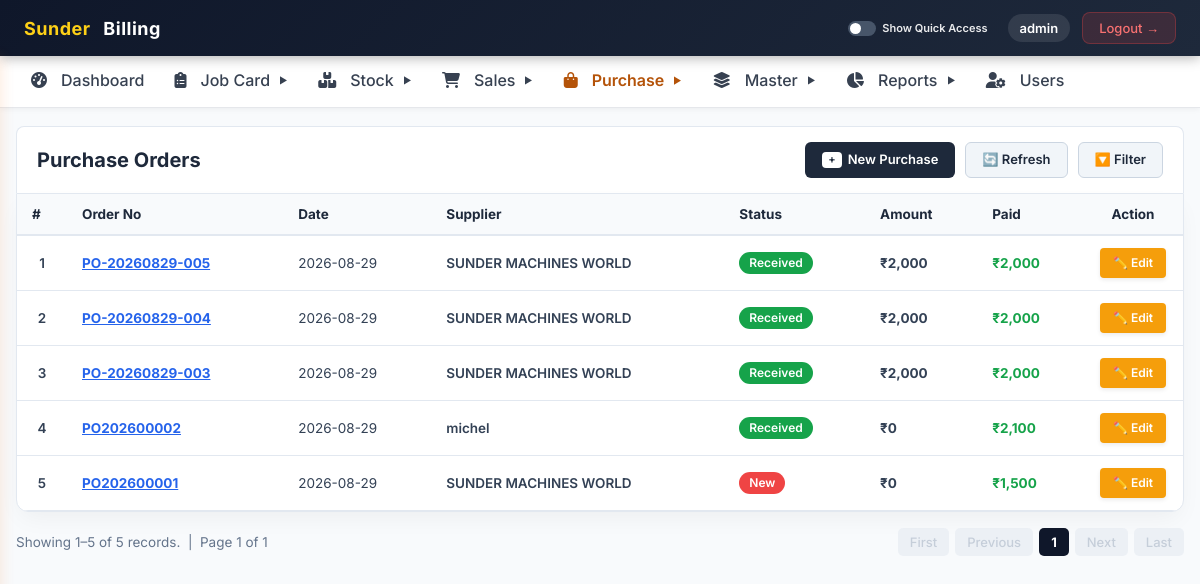
Screenshot of /purchase/purchase_list.php (signed in) with the database file from the repository.
### tables this page shows
CREATE TABLE `purchase` (
  `id` bigint NOT NULL AUTO_INCREMENT,
  `createdBy` varchar(255) DEFAULT NULL,
  `createdOn` datetime(6) DEFAULT NULL,
  `modifiedBy` varchar(255) DEFAULT NULL,
  `modifiedOn` datetime(6) DEFAULT NULL,
  `actualAmountSum` float NOT NULL,
  `orderDate` date DEFAULT NULL,
  `orderNo` varchar(255) DEFAULT NULL,
  `orderStatus` varchar(255) DEFAULT NULL,
  `paidAmountSum` float NOT NULL,
  `quoteAmountSum` float NOT NULL,
  `supplier` bigint DEFAULT NULL,
  PRIMARY KEY (`id`),
  KEY `FKikg2365x5p0ctt5j10o55mh6n` (`supplier`),
  CONSTRAINT `FKikg2365x5p0ctt5j10o55mh6n` FOREIGN KEY (`supplier`) REFERENCES `supplier` (`id`)
);

CREATE TABLE `supplier` (
  `id` bigint NOT NULL AUTO_INCREMENT,
  `createdBy` varchar(255) DEFAULT NULL,
  `createdOn` datetime(6) DEFAULT NULL,
  `modifiedBy` varchar(255) DEFAULT NULL,
  `modifiedOn` datetime(6) DEFAULT NULL,
  `active` bit(1) NOT NULL,
  `emailId` varchar(255) DEFAULT NULL,
  `name` varchar(255) DEFAULT NULL,
  `phoneNo1` varchar(255) DEFAULT NULL,
  `phoneNo2` varchar(255) DEFAULT NULL,
  `whatsAppNo` varchar(255) DEFAULT NULL,
  `address` bigint DEFAULT NULL,
  PRIMARY KEY (`id`),
  UNIQUE KEY `UK_od83j1diqux7fbobjyjddllvh` (`address`),
  CONSTRAINT `FK15ewpkpum7cnphgckhbpyfjo0` FOREIGN KEY (`address`) REFERENCES `address` (`id`)
);

### purchase/purchase_list.php (the view, shortened to what this page needs)
<?php require_once("../config/db.php"); ?>
<?php include("../includes/header.php"); ?>
<?php
$limit = 10;
$page = isset($_GET['page']) ? max(1, (int)$_GET['page']) : 1;
$offset = ($page - 1) * $limit;
$where = "WHERE 1=1";
$countRes = mysqli_query($conn, "SELECT COUNT(*) AS total FROM purchase p LEFT JOIN supplier s ON p.supplier = s.id $where");
$totalRows = (int)mysqli_fetch_assoc($countRes)['total'];
$totalPages = $totalRows > 0 ? ceil($totalRows / $limit) : 1;
$res = mysqli_query($conn, "SELECT p.*, s.name as supplierName FROM purchase p LEFT JOIN supplier s ON p.supplier = s.id $where ORDER BY p.id DESC LIMIT $limit OFFSET $offset");
$queryParams = $_GET;
unset($queryParams['page']);
$queryString = http_build_query($queryParams);
?>
<div class="erp-container">
    <div class="erp-header-bar">
        <div class="erp-header-title">Purchase Orders</div>
        <div class="erp-header-actions">
            <a href="create.php" class="btn-erp btn-erp-new">
                <span style="background: #ffffff; color: #1e293b; padding: 1px 6px; border-radius: 4px; font-size: 11px;">+</span> New Purchase
            </a>
            <a href="javascript:void(0)" onclick="location.reload()" class="btn-erp btn-erp-secondary">
                🔄 Refresh
            </a>
            <a href="javascript:void(0)" onclick="document.getElementById('purchaseFilter').style.display = document.getElementById('purchaseFilter').style.display === 'none' ? 'block' : 'none'" class="btn-erp btn-erp-secondary">
                🔽 Filter
            </a>
        </div>
    </div>
    <div class="erp-table-box">
        <table class="erp-table">
            <thead>
                <tr>
                    <th style="width:50px;">#</th>
                    <th>Order No</th>
                    <th>Date</th>
                    <th>Supplier</th>
                    <th>Status</th>
                    <th>Amount</th>
                    <th>Paid</th>
                    <th style="text-align:center; width:100px;">Action</th>
                </tr>
            </thead>
            <tbody>
                <?php
                if ($totalRows > 0):
                    $i = $offset + 1;
                    while ($row = mysqli_fetch_assoc($res)):
                        $st = htmlspecialchars($row['orderStatus'] ?? 'New');
                        $badgeClass = 'erp-badge-info';
                        if ($st === 'Completed' || $st === 'Received') $badgeClass = 'erp-badge-completed';
                        else if ($st === 'Ordered') $badgeClass = 'erp-badge-pending';
                        else if ($st === 'New') $badgeClass = 'erp-badge-new';
                ?>
                <tr>
                    <td style="font-weight:600; text-align:center;"><?= $i++ ?></td>
                    <td>
                        <a href="edit_purchase.php?id=<?= $row['id'] ?>" style="color:#2563eb; text-decoration:underline; font-weight:700;">
                            <?= htmlspecialchars($row['orderNo'] ?? '') ?>
                        </a>
                    </td>
                    <td><?= htmlspecialchars($row['orderDate'] ?? '-') ?></td>
                    <td style="font-weight:600;"><?= htmlspecialchars($row['supplierName'] ?? 'N/A') ?></td>
                    <td>
                        <span class="erp-badge <?= $badgeClass ?>"><?= $st ?></span>
                    </td>
                    <td style="font-weight:700;">₹<?= number_format(round((float)$row['actualAmountSum'])) ?></td>
                    <td style="color:#16a34a; font-weight:700;">₹<?= number_format(round((float)$row['paidAmountSum'])) ?></td>
                    <td style="text-align:center;">
                        <a href="edit_purchase.php?id=<?= $row['id'] ?>" class="btn-erp btn-erp-warning btn-erp-sm">
                            ✏️ Edit
                        </a>
                    </td>
                </tr>
                <?php endwhile; ?>
                <?php endif; ?>
            </tbody>
        </table>
    </div>
    <div class="erp-pagination">
        <div>
            <?php
            $startRecord = $totalRows > 0 ? $offset + 1 : 0;
            $endRecord = min($offset + $limit, $totalRows);
            ?>
            Showing <?= $startRecord ?>–<?= $endRecord ?> of <?= $totalRows ?> records. &nbsp;|&nbsp; Page <?= $page ?> of <?= $totalPages ?>
        </div>
        <div class="erp-pagination-controls">
            <?php if ($page <= 1): ?>
                <span class="erp-pagination-btn disabled">First</span>
                <span class="erp-pagination-btn disabled">Previous</span>
            <?php else: ?>
                <a href="?<?= $queryString ? $queryString . '&' : '' ?>page=1" class="erp-pagination-btn">First</a>
                <a href="?<?= $queryString ? $queryString . '&' : '' ?>page=<?= $page - 1 ?>" class="erp-pagination-btn">Previous</a>
            <?php endif; ?>
            <a class="erp-pagination-btn active"><?= $page ?></a>
            <?php if ($page >= $totalPages): ?>
                <span class="erp-pagination-btn disabled">Next</span>
                <span class="erp-pagination-btn disabled">Last</span>
            <?php else: ?>
                <a href="?<?= $queryString ? $queryString . '&' : '' ?>page=<?= $page + 1 ?>" class="erp-pagination-btn">Next</a>
                <a href="?<?= $queryString ? $queryString . '&' : '' ?>page=<?= $totalPages ?>" class="erp-pagination-btn">Last</a>
            <?php endif; ?>
        </div>
    </div>
</div>
<?php include("../includes/footer.php"); ?>

### includes/header.php (style rules this page uses)
* { box-sizing: border-box; margin: 0; padding: 0; }
body { font-family: 'Inter', Arial, sans-serif; background: #f4f6f9; padding-top: 110px; padding-bottom: 20px; }
.erp-container, .container, main, .main-content, .page-wrapper, .page-main-container { transition: margin-left 0.35s cubic-bezier(0.4, 0, 0.2, 1), width 0.35s cubic-bezier(0.4, 0, 0.2, 1); }
.erp-table-box, .table-wrap, .table-responsive, div[style*="overflow-x: auto"] { overflow-x: auto !important; -webkit-overflow-scrolling: touch; }

### rows the page displays
purchase: orderNo "PO-20260829-005", orderDate "2026-08-29", supplier.name "SUNDER MACHINES WORLD", orderStatus "Received", actualAmountSum "2,000", paidAmountSum "2,000"
purchase: orderNo "PO-20260829-004", orderDate "2026-08-29", supplier.name "SUNDER MACHINES WORLD", orderStatus "Received", actualAmountSum "2,000", paidAmountSum "2,000"
purchase: orderNo "PO-20260829-003", orderDate "2026-08-29", supplier.name "SUNDER MACHINES WORLD", orderStatus "Received", actualAmountSum "2,000", paidAmountSum "2,000"
purchase: orderNo "PO202600002", orderDate "2026-08-29", supplier.name "michel", orderStatus "Received", actualAmountSum "0", paidAmountSum "2,100"
purchase: orderNo "PO202600001", orderDate "2026-08-29", supplier.name "SUNDER MACHINES WORLD", orderStatus "New", actualAmountSum "0", paidAmountSum "1,500"

### other values shown
$_SESSION['username'] "admin"
$startRecord "1"
$endRecord "5"
$totalRows "5"
$page "1"
$totalPages "1"
